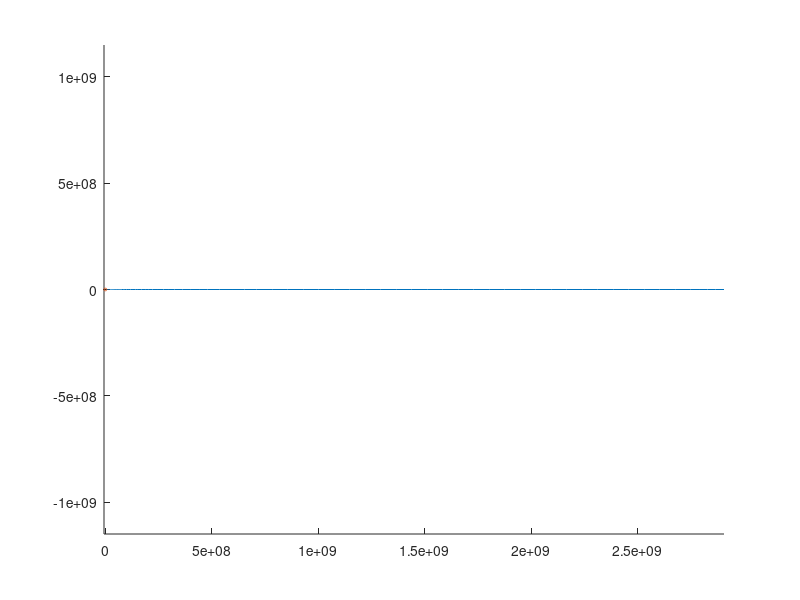

Recreate this plot in MATLAB. (Note: this script raises an error after producing the figure.)
function res = rockets2d()

    radius = 0.2;
    Cd = 0.7;
    m_shell = 100;
    mfuel_init = 300; %kg
    v_ex = 10000; %m/s
    flow = 1; %kg/s
    p0 = 1.225;  % inital air denisty
    me = 5.972e24;
    G = 6.67384e-11;
    r_e = 6371000;
    A = pi * radius^2;
    mstage = [12, 12, 12, 12, 12];
    stagen = 1;
    
    I = [r_e, 0, sind(90), cosd(90), mfuel_init]; %x,y,vx,vy,mfuel_init
   
    function dXdt = derivs(t, X)
        rx = X(1);
        ry = X(2);
        vx = X(3);
        vy = X(4);
        m_fuel = X(5);
        
        r_vec = [rx;ry]; % r = xi+yj
        r_hat = r_vec ./ norm(r_vec);
        v_vec = [vx; vy]; %v = vx;i + vyi 
        v_hat = v_vec ./ norm(v_vec);
        h = norm(r_vec) - r_e;
        p = p0*exp(-h/8000);
        
        if m_fuel > 0
            Ft = v_ex * log(flow / .25*m_fuel + m_shell) * v_hat;
            dmdt = -flow;
        else
            m_fuel = 0;
            Ft = [0;0];
            dmdt = 0;
        end
               
        if stagen == 6
            m_fuel = 0;
            attachedstages = 0;
        else
            stagen = 6 - ceil(m_fuel/60);
            attachedstages = sum(mstage(stagen:end));
            hey =  [stagen, attachedstages, m_fuel]
        end
        
        stagen = 6 - ceil(m_fuel/60);
        attachedstages = sum(mstage(stagen:end));
        hey =  [stagen, attachedstages, m_fuel]
        
        drxdt = vx;
        drydt = vy;
        Fg = (-G * (m_fuel + m_shell + attachedstages)*me/(norm(r_vec))^2)*r_hat;
        Fd = (-1/2*Cd*p*norm(v_vec)^2*A)*v_hat;
        a = (Fg + Fd + Ft) / ( m_fuel + m_shell + attachedstages);
        %dvxdt = (-G*(m+m_shell)*me/(rx)^2*r_hat -1/2*Cd*p*vx^2*A + flow*v_ex)/(m+m_shell);
        %dvydt = (-G*(m+m_shell)*me/(ry)^2*r_hat -1/2*Cd*p*vy^2*A + flow*v_ex)/(m+m_shell);
     
        
 
        dXdt = [drxdt;drydt; a; dmdt];
        
    end
    
    function [value, terminal, direction] = events(time,W)
        rx = I(:,1);
        ry = I(:,2);
        
        r_vec = [rx; ry]; %v = vx;i + vyi 
        h = norm(r_vec) - r_e;
        p = p0*exp(-h/8000);
        value = h;
        direction = -1;
        terminal = 1;
        
    end
 
    time = 40000;
    options = odeset('Events', @events);
    [T, M] = ode45(@derivs,[0 time], I, options);
    
    rx_pos = M(:,1);
    ry_pos = M(:,2);
    vx_pos = M(:,3);
    vy_pos = M(:,4);
    m_fin = M(:,5);
    
    %v_pos(end);
    %m_fin(end)
    %vf = v_ex * log((mfuel_init+m_shell)/m_shell);
    
    hold on
    plot(rx_pos, ry_pos)
    dom = 0:2*pi/48:2*pi;
    xp = (r_e*cos(dom));
    yp = r_e*sin(dom);
    plot(xp,yp)
    axis equal
    %plot(vx_pos, vy_pos)
    legend('position')
    
end